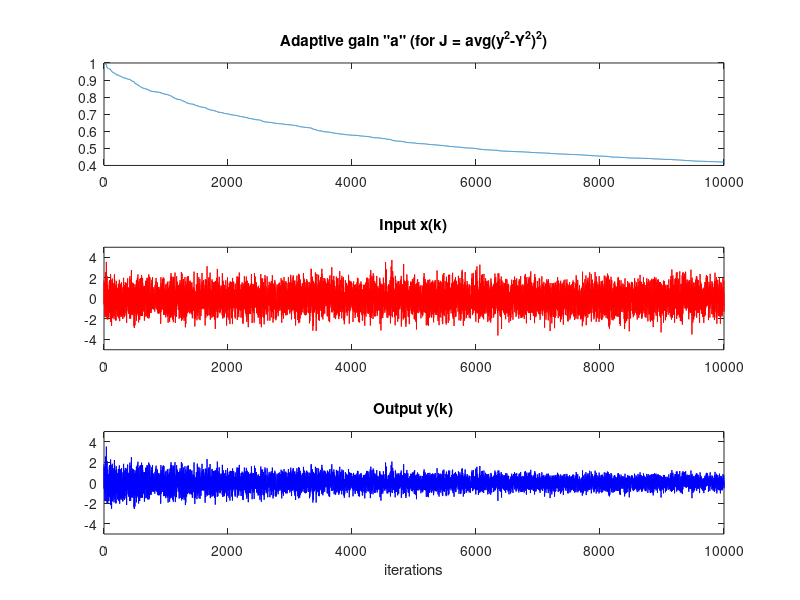

This figure's MATLAB source:
% --- MATLAB/Octave Script for Steepest Descent: Part (a) ---
% --- Implements J(a) = avg{(y^2[k] - Y^2)^2} ---

clear; clc;

% --- 1. Set up parameters (same as agcgrad.m) ---
n = 10000;              % number of steps in simulation
vr = 1.0;               % power (variance) of the input
x = sqrt(vr)*randn(n,1); % input signal (I use 'x' to match diagram)
Y_sq = 0.15;            % desired output power (Y^2), called 'ds' in agcgrad
mu = 0.0001;            % algorithm stepsize (needs to be smaller for this alg)
lenavg = 10;            % length over which to average
a = zeros(n,1); a(1)=1; % initialize AGC parameter
y = zeros(n,1);         % initialize outputs
avec = zeros(1,lenavg); % vector to store terms for averaging

fprintf('--- Running AGC for J(a) = avg{(y^2 - Y^2)^2} ---\n');

% --- 2. Run the Steepest Descent loop ---
for k = 1:n-1
    % Calculate the output
    y(k) = a(k) * x(k);
    
    % --- This is our NEW update term ---
    y_sq = y(k)^2;
    
    % Check for a(k) being too small, to avoid divide-by-zero
    if abs(a(k)) < 1e-4 
        update_term = 0;
    else
        % This is the derivative we derived: (y^2/a) * (y^2 - Y^2)
        update_term = (y_sq / a(k)) * (y_sq - Y_sq);
    end
    % --- End of new part ---

    % This is the averaging from your agcgrad.m
    avec = [update_term, avec(1:lenavg-1)]; 
    
    % This is the update from your agcgrad.m
    a(k+1) = a(k) - mu * mean(avec); 
end

fprintf('Done.\n');
% Let's also check the final average power of the output
final_output_power = mean(y(n-1000:n-1).^2);
fprintf('Desired Power (Y^2): %.3f\n', Y_sq);
fprintf('Actual Avg Output Power: %.3f\n', final_output_power);

% --- 3. Plot the results (same as agcgrad.m) ---
figure;
subplot(3,1,1)
plot(a)
title('Adaptive gain "a" (for J = avg{(y^2-Y^2)^2})')
subplot(3,1,2)
plot(x,'r') 
axis([0,n,-5,5])
title('Input x(k)')
subplot(3,1,3)
plot(y,'b')
axis([0,n,-5,5])
title('Output y(k)')
xlabel('iterations')